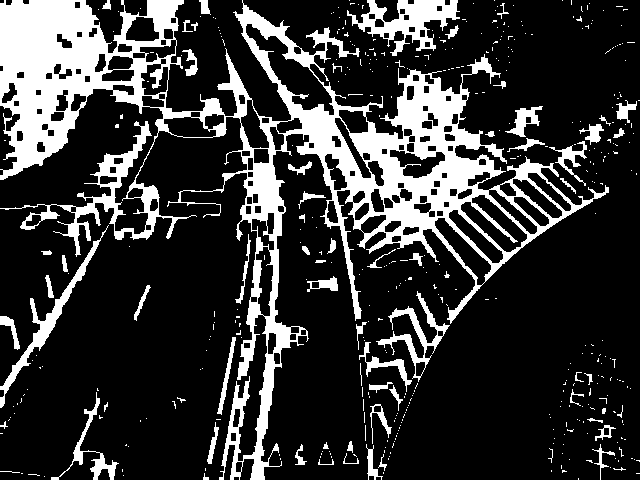
#> input picture frame_000000.PNG, 640 x 480 px; its folder holds only this picture in this run
$ python -i preprocessamento.py   (imports and definitions only)
#> lines starting #> are read from the running program, lines starting #| are printed output that depends on the picture; after the words box and inside, x2 and y2 are one past the last pixel; in counts of white or black regions, pixels touching at a corner belong together
#> further down, picture is the input picture: shape (480, 640, 3); 21% white; 439 white regions (372 under 20 px), largest, box (x1, y1, x2, y2) and area: (0, 0, 609, 480) 51006, (347, 0, 460, 56) 2568, (0, 225, 109, 408) 1615
import cv2
import numpy as np
import os

def adjust_contrast_brightness(image, contrast=1.5, brightness=50):
    # Ajuste de contraste e brilho
#> called with contrast = 1.5, brightness = 50
    image = cv2.convertScaleAbs(image, alpha=contrast, beta=brightness)
    return image

def resize_and_pad(image, target_size=(640, 480)):
    # Redimensiona a imagem mantendo a proporção e preenche para o tamanho desejado
#> called with target_size = (640, 480)
    old_size = image.shape[:2]
#> old_size = (480, 640)
    ratio = min(target_size[0] / old_size[1], target_size[1] / old_size[0])
#> ratio = 1
    new_size = tuple([int(x * ratio) for x in old_size][::-1])
#> new_size = (640, 480)

    resized_image = cv2.resize(image, new_size)

    # Cria uma imagem com o tamanho desejado e coloca a imagem redimensionada centralizada
    padded_image = np.full((target_size[1], target_size[0], 3), 0, dtype=np.uint8)
    y_offset = (target_size[1] - new_size[1]) // 2
#> y_offset = 0
    x_offset = (target_size[0] - new_size[0]) // 2
#> x_offset = 0
    padded_image[y_offset:y_offset + new_size[1], x_offset:x_offset + new_size[0]] = resized_image

    return padded_image

def augment_image(image):
    # Data augmentation: realiza uma única transformação
    (h, w) = image.shape[:2]
    center = (w // 2, h // 2)

    # Rotaciona a imagem em 15 graus como exemplo de augmentação
    M = cv2.getRotationMatrix2D(center, 15, 1.0)
    rotated = cv2.warpAffine(image, M, (w, h))

    return rotated

def preprocess_image(image):
    # Ajuste de contraste e brilho
    image = adjust_contrast_brightness(image, contrast=1.5, brightness=50)

    # Redimensiona e padroniza a imagem
    image = resize_and_pad(image, target_size=(640, 480))

    # Conversão para escala de cinza (opcional)
    gray = cv2.cvtColor(image, cv2.COLOR_BGR2GRAY)

    # Normalização da iluminação (opcional)
    clahe = cv2.createCLAHE(clipLimit=2.0, tileGridSize=(8, 8))
    gray = clahe.apply(gray)
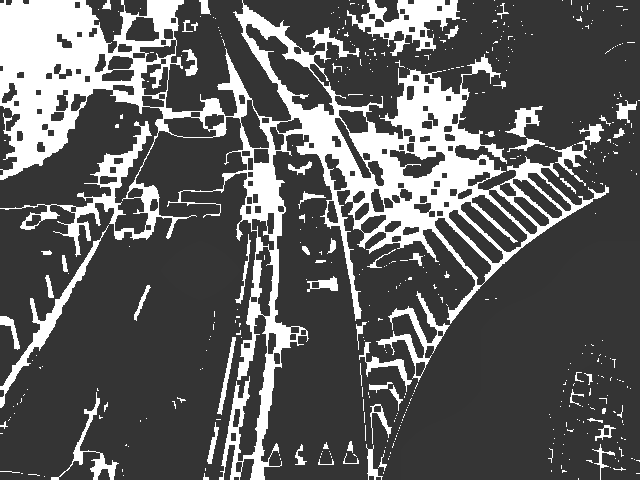
#> gray: shape (480, 640); min 52, max 255, mean 94.8

    # Aplicação de Canny para realçar bordas
    edges = cv2.Canny(gray, 50, 150)
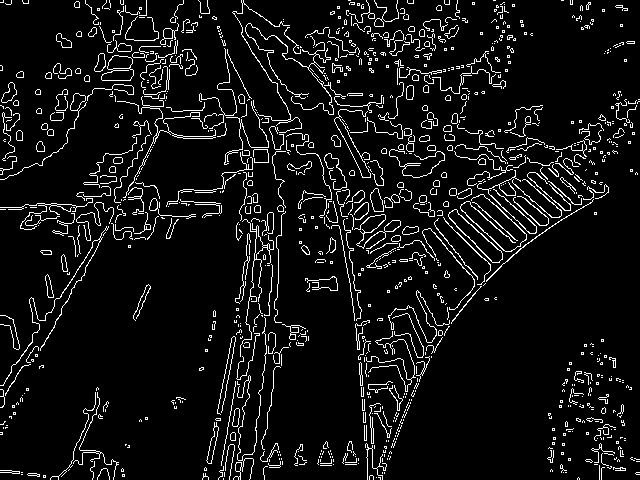
#> edges: shape (480, 640); 7.3% white in thin lines or dots

    # Operações morfológicas para refinar as bordas
    kernel = np.ones((5, 5), np.uint8)
    morphed = cv2.morphologyEx(edges, cv2.MORPH_CLOSE, kernel)
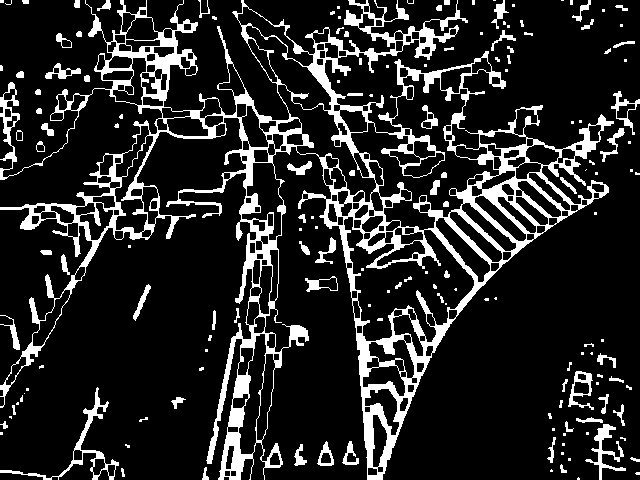
#> morphed: shape (480, 640); 15% white; 159 white regions (78 under 20 px), largest, box (x1, y1, x2, y2) and area: (0, 0, 614, 480) 38177, (0, 387, 119, 480) 968, (585, 424, 626, 480) 592

    return morphed

def process_images(input_folder, output_folder):
    if not os.path.exists(output_folder):
        os.makedirs(output_folder)

    for filename in os.listdir(input_folder):
        if filename.endswith(".PNG") or filename.endswith(".png"):
            image_path = os.path.join(input_folder, filename)
            image = cv2.imread(image_path)
            if image is None:
                print(f"Could not read the image {filename}. Skipping.")
                continue

            # Pré-processamento da imagem
            processed_image = preprocess_image(image)

            # Data augmentation (apenas uma transformação)
            augmented_image = augment_image(processed_image)

            # Salva a imagem original pré-processada
            output_path = os.path.join(output_folder, filename)
            cv2.imwrite(output_path, processed_image)
            print(f'Processed and saved: {output_path}')

            # Salva a imagem aumentada
            # aug_output_path = os.path.join(output_folder, f"{os.path.splitext(filename)[0]}_aug.png")
            # cv2.imwrite(aug_output_path, augmented_image)
            # print(f'Augmented and saved: {aug_output_path}')

# Caminho da pasta de imagens originais
input_folder = '.\\dataset\\images'
# Caminho para salvar as imagens pré-processadas
output_folder = 'yolov5\\dataset\\images'

# Processa as imagens
# [1 line not run here, left out]

>>> import cv2
>>> picture = cv2.imread('frame_000000.PNG')
>>> result = preprocess_image(picture)
